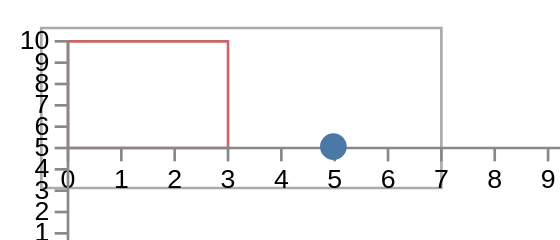

Describe this chart as a Vega-Lite specification.
### Vega specification from a JSON file in a GitHub repository (floating-point values rounded to 4 significant figures)
{"$schema": "https://vega.github.io/schema/vega/v6.json", "description": "A scale declared in a group nested two levels deep ranges over the view's width and height (the signals of the view), not over the size of the group it sits in or of the group around it.", "width": 200, "height": 80, "padding": 5, "autosize": "none", "marks": [{"type": "group", "encode": {"update": {"x": {"value": 10}, "y": {"value": 5}, "width": {"value": 150}, "height": {"value": 60}, "stroke": {"value": "#aaa"}}}, "marks": [{"type": "group", "encode": {"update": {"x": {"value": 10}, "y": {"value": 5}, "width": {"value": 60}, "height": {"value": 40}, "stroke": {"value": "#c66"}}}, "scales": [{"name": "x", "type": "linear", "domain": [0, 10], "range": "width"}, {"name": "y", "type": "linear", "domain": [0, 10], "range": "height"}], "axes": [{"orient": "bottom", "scale": "x"}, {"orient": "left", "scale": "y"}], "marks": [{"type": "symbol", "encode": {"update": {"x": {"scale": "x", "value": 5}, "y": {"scale": "y", "value": 5}, "size": {"value": 100}, "fill": {"value": "#4c78a8"}}}}]}]}]}
